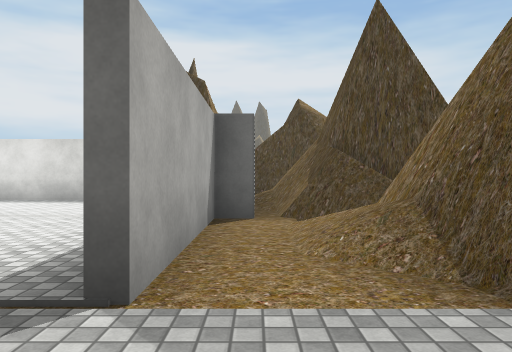
View 1 (above)

18 first-person views from a walk through a scene from a Unity 3-D project. The camera is 1.3 m above the floor, looks level and sees 70° across. The floor is counted in squares, 2 m on a side. Each view is taken from the middle of a square. On the plan, view 1 faces up. The plan holds only what a view shows up to about 11 squares ahead; the rest is blank. The place goes on beyond the plan. Some animated figures are not drawn. Some surface patterns are stand-ins.

View 2
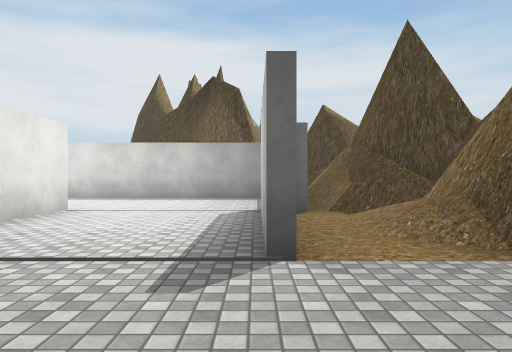

View 3
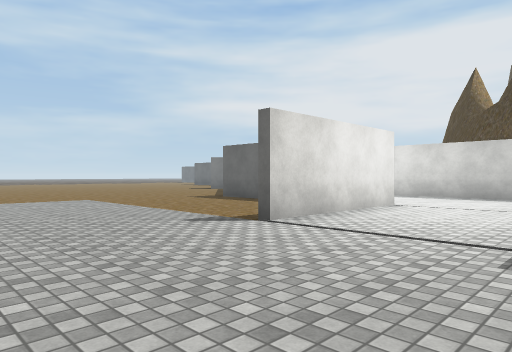

View 4
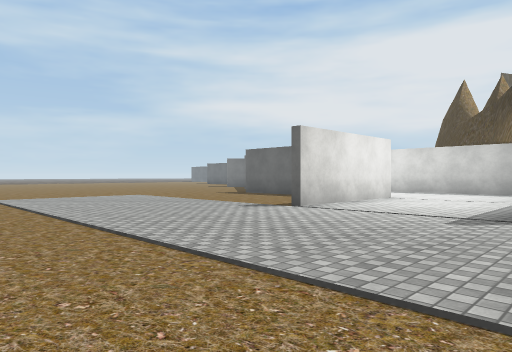

View 5
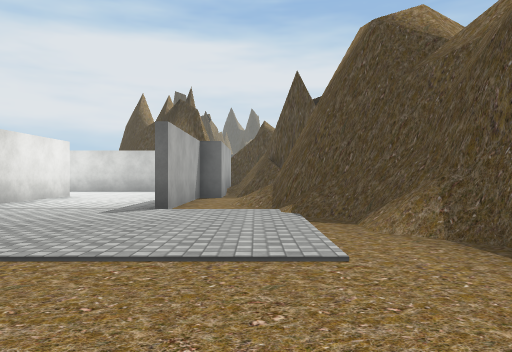

View 6
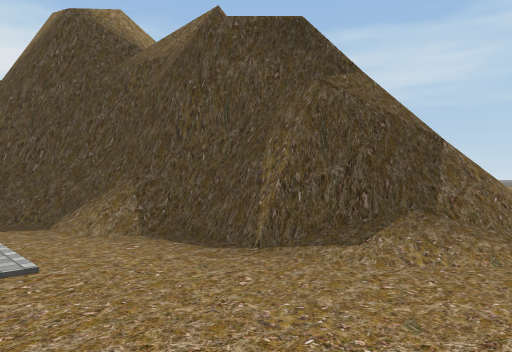

View 7
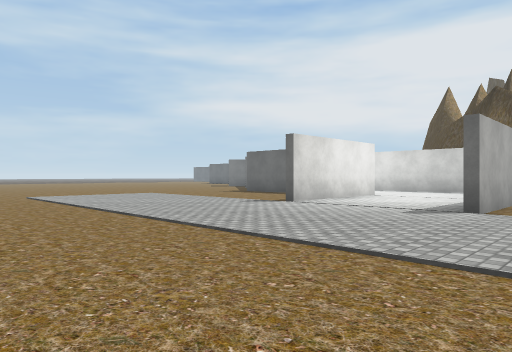

View 8
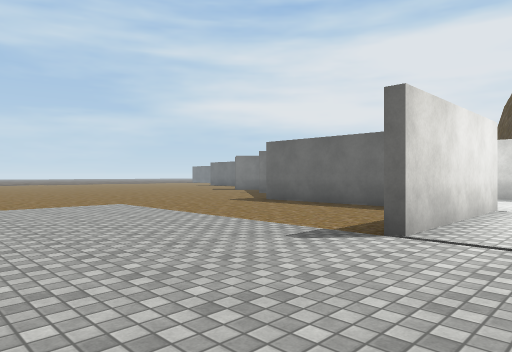

View 9
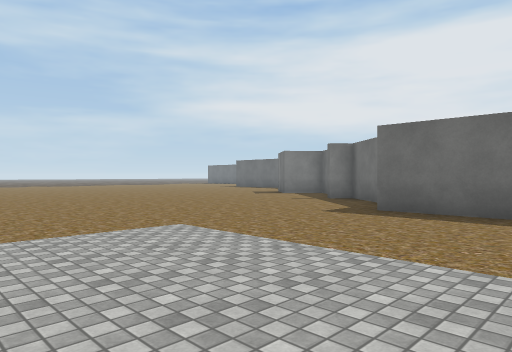

View 10
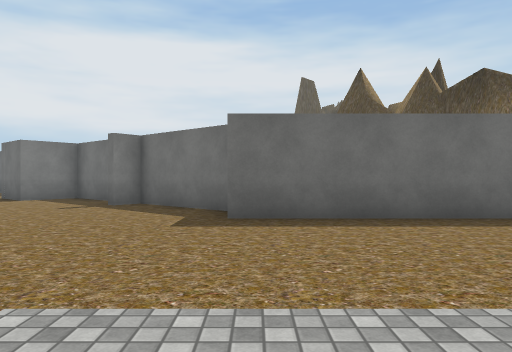

View 11
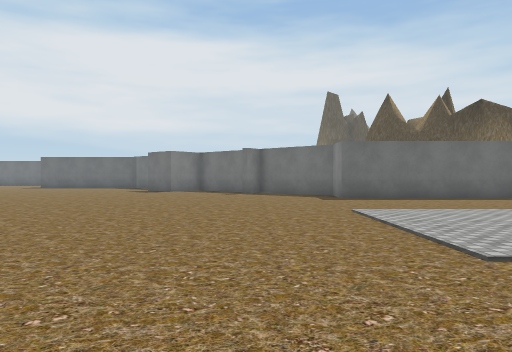

View 12
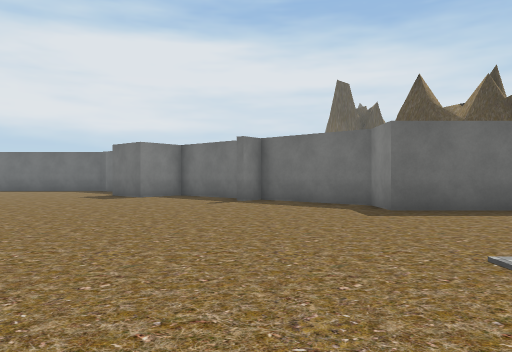

View 13
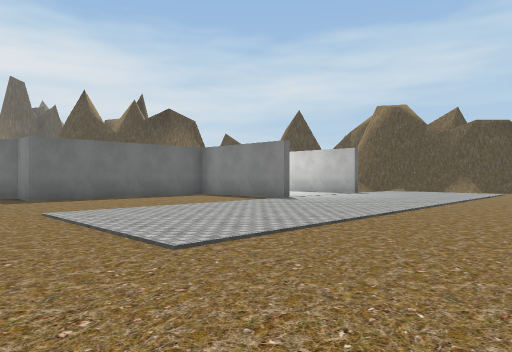

View 14
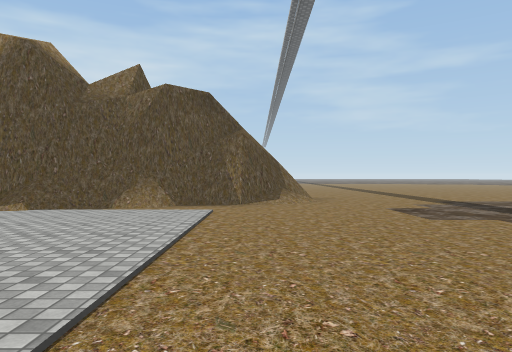

View 15
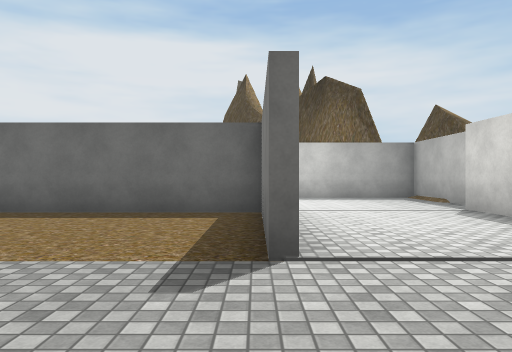

View 16
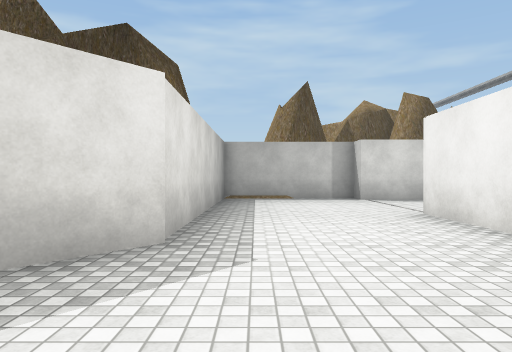

View 17
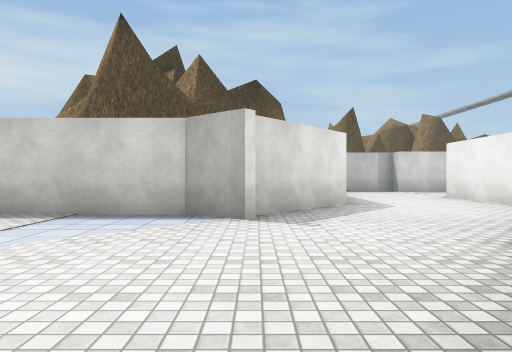

View 18
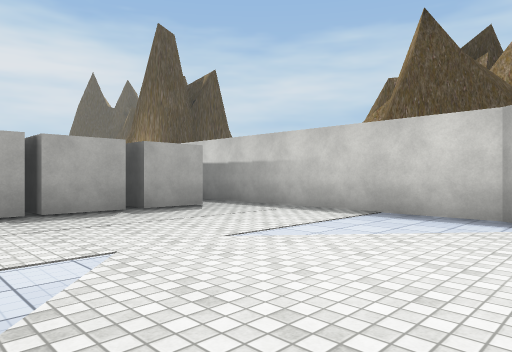

### Floor plan
Points are (right, up) in squares from view 1. A wall is a line through its corners. A room is listed if a view was taken in it or the views show most of it. See-through windows are left out.
Room 1 (views 1, 2, 3, 4, 5, 6, 7, 8, 9, 10, 11, 12, 13, 14, 15)
walls: (-4.9, 1.9) (-4.9, 5.1); (-7.6, 6.1) (-4.6, 6.1) (-4.6, 1.9); (-4.9, 5.9) (-10.5, 5.9) (-10.5, 7) (-12.9, 9.1) (-13.4, 8.5); (-0.9, 1.9) (-0.9, 6.1) (-0.3, 6.1) (-0.3, 9.9) (-7.2, 9.9); (-7.4, 9.9) (-8.9, 11.1); (0, 5.9) (-0.7, 5.9) (-0.7, 1.9); (1.7, 2.2) (1.5, 3.2); (1.6, 3.2) (1.6, 4.2); (1.8, 3.1) (1.8, 3.8); (0.7, 6.1) (0.7, 7); (-13.5, 9.6) (-15.1, 11); (1.4, 5.4) (0.6, 6.2); (1.5, 5.6) (0.9, 6.2); (0.9, 6.9) (0.6, 8.1); (2.9, 1) (1.8, 2.4) (1.6, 3.3); (2.9, 0.2) (2.3, 1); (2.1, 5.3) (1.3, 5.6); (3, -0.4) (2.8, 0.4); (3.2, 0.3) (1.8, 2.3); (0.7, 8.1) (0.7, 8.7); (3.3, -0.7) (3, 0.3); (2.4, 6.4) (1.4, 7.1); (3.6, -0.7) (3.4, 0.2); (3.8, -1.2) (3.4, -0.5); (4, -1) (3.7, -0.6); (3.7, -2.8) (3.7, -1.9) (3.3, -1); (0.5, 10.3) (-0.2, 10.6); (-15.7, 11.1) (-16.5, 10.1) (-17.5, 11); (4.4, -3.2) (3.7, -2.4) (3.8, -1.7) (3.3, -0.6); (5.2, -3.7) (4.1, -3.2); (5.4, -4) (4.7, -3.6); (5.4, -4.3) (4.4, -3.7) (3.6, -2.6) (3.6, -1.8); (5.9, -4.1) (5.2, -4.1)
low walls: (1.9, 1.6) (1.5, 2.3); (0.6, 6.2) (0.6, 8.8); (0.5, 7) (0.3, 7.7); (0.5, 7.1) (0.3, 7.8); (1.9, 5.6) (1.4, 5.8); (3.4, -0.2) (3.2, 0.3); (3.3, -1.5) (2.7, -0.9)
ways out: opening at (-10.5, 9.5) to room 2; opening at (6, -5); gap at (-18, 11)
Room 2 (views 16, 17, 18)
walls: (-12.9, 18.6) (-14.3, 18.6); (-10.6, 12.2) (-9.7, 13.2) (-9.7, 20.5); (-11, 18.6) (-12.5, 18.6); (-8.9, 11.1) (-10, 12)
ways out: opening at (-10.5, 9.5) to room 1

Where each view was taken, in squares from view 1:
view 1: 0 up, 0 right, facing up
view 2: 1 down, 1 left, facing up
view 3: 2 down, 1 left, facing up-left
view 4: 4 down, 0 right, facing up-left
view 5: 5 down, 1 right, facing up
view 6: 5 down, 1 right, facing up-right
view 7: 5 down, 1 right, facing up-left
view 8: 2 down, 3 left, facing up-left
view 9: 1 down, 7 left, facing up-left
view 10: 0 up, 10 left, facing up
view 11: 5 down, 13 left, facing up
view 12: 1 down, 13 left, facing up
view 13: 5 down, 13 left, facing up-right
view 14: 3 down, 5 left, facing right
view 15: 1 down, 5 left, facing up
view 16: 9 up, 11 left, facing right
view 17: 12 up, 16 left, facing right
view 18: 12 up, 16 left, facing up-right
